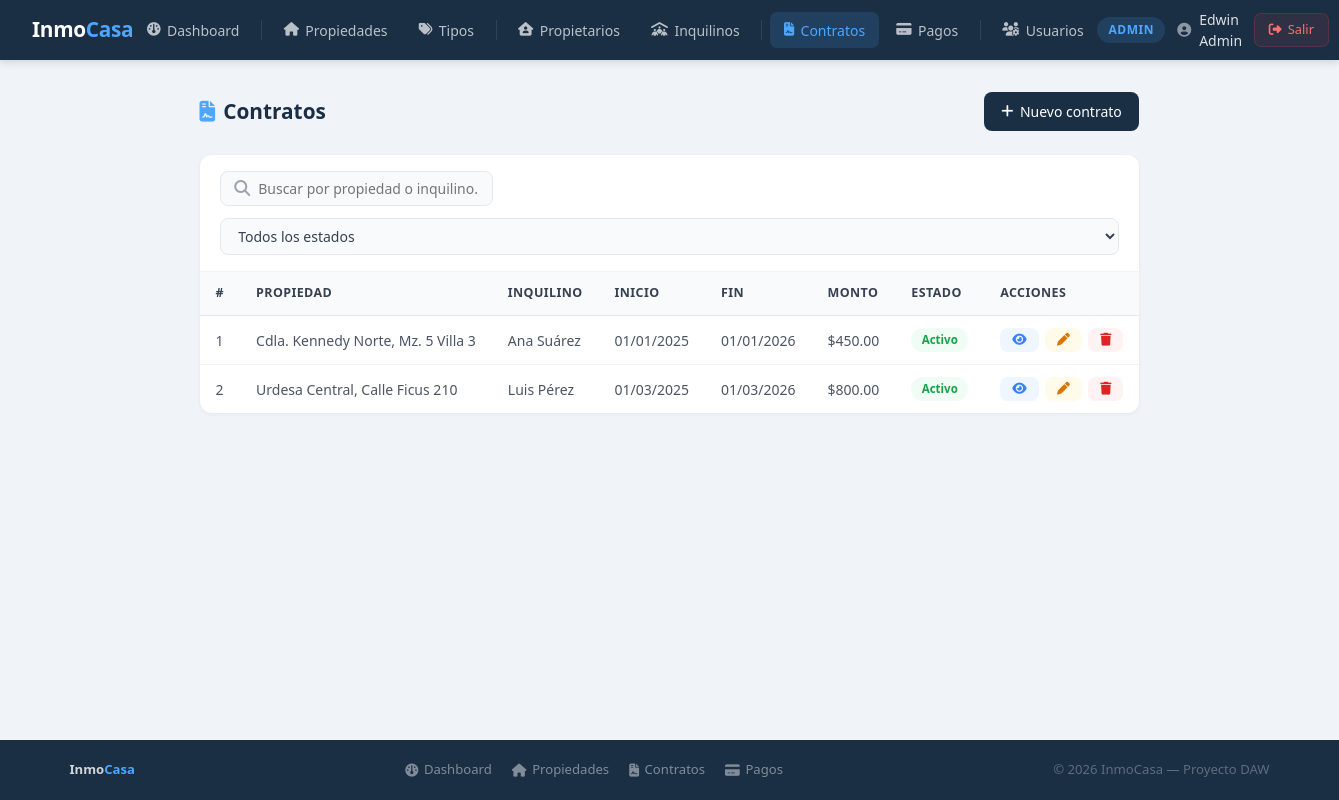
Page /index.php?action=contratos (signed in) on the committed database.
### tables this page shows
CREATE TABLE IF NOT EXISTS contratos (
    id INT AUTO_INCREMENT PRIMARY KEY,
    propiedad_id INT NOT NULL,
    inquilino_id INT NOT NULL,
    fecha_inicio DATE NOT NULL,
    fecha_fin DATE NOT NULL,
    monto_mensual DECIMAL(10,2) NOT NULL,
    estado ENUM('Activo', 'Finalizado', 'Cancelado') DEFAULT 'Activo',
    observaciones TEXT,
    created_at TIMESTAMP DEFAULT CURRENT_TIMESTAMP,
    FOREIGN KEY (propiedad_id) REFERENCES propiedades(id),
    FOREIGN KEY (inquilino_id) REFERENCES inquilinos(id)
);

CREATE TABLE IF NOT EXISTS propiedades (
    id INT AUTO_INCREMENT PRIMARY KEY,
    direccion VARCHAR(200) NOT NULL,
    precio DECIMAL(10,2) NOT NULL,
    metros2 DECIMAL(8,2) NOT NULL,
    descripcion TEXT,
    estado ENUM('Disponible', 'Arrendada', 'En venta', 'Vendida') DEFAULT 'Disponible',
    tipo_id INT NOT NULL,
    propietario_id INT NOT NULL,
    created_at TIMESTAMP DEFAULT CURRENT_TIMESTAMP,
    FOREIGN KEY (tipo_id) REFERENCES tipos_inmueble(id),
    FOREIGN KEY (propietario_id) REFERENCES propietarios(id)
);

CREATE TABLE IF NOT EXISTS inquilinos (
    id INT AUTO_INCREMENT PRIMARY KEY,
    nombre VARCHAR(100) NOT NULL,
    cedula VARCHAR(13) NOT NULL UNIQUE,
    telefono VARCHAR(15),
    email VARCHAR(100) NOT NULL UNIQUE,
    direccion VARCHAR(200),
    referencia VARCHAR(200),
    created_at TIMESTAMP DEFAULT CURRENT_TIMESTAMP
);

### app/controllers/ContratoController.php (called while the page is built, shortened)
<?php
include_once __DIR__ . '/../models/Contrato.php';
class ContratoController {
    private $modelo;
    public function __construct() {
        $this->modelo = new Contrato();
    }
    public function index() {
        $rol = $_SESSION['rol'];
        $propietario_id = $_SESSION['propietario_id'] ?? null;
        $inquilino_id = $_SESSION['inquilino_id'] ?? null;
        if ($rol === 'Admin') {
            $contratos = $this->modelo->obtenerTodos();
        } elseif ($rol === 'Inquilino') {
            $contratos = $this->modelo->obtenerPorInquilino($inquilino_id);
        } elseif ($rol === 'Propietario') {
            $contratos = $this->modelo->obtenerPorPropietario($propietario_id);
        } else {
            header("Location: " . BASE_URL . "?error=acceso_denegado");
            exit();
        }
        include_once __DIR__ . '/../views/contratos/index.php';
    }
}
?>

### config/database.example.php (called while the page is built, shortened)
<?php
class Database{
    private static $conn = null;
    public static function getConexion(){
        if( self::$conn === null){
            try{
                $dsn = 'mysql:host='.DB_HOST .
                ';port='. DB_PORT .
                ';dbname='.DB_NAME .
                ';charset=utf8';
                self::$conn = new PDO($dsn , DB_USER,DB_PASS ,[
                    PDO::ATTR_ERRMODE => PDO::ERRMODE_EXCEPTION,
                    PDO::ATTR_DEFAULT_FETCH_MODE => PDO::FETCH_ASSOC,
                    PDO::ATTR_EMULATE_PREPARES => false,
                ]);
            }catch(PDOException $e){
                die("Error de conexion: ". $e->getMessage());
            }
        }
        return self::$conn;
    }
}
?>

### app/models/Contrato.php (called while the page is built, shortened)
<?php
class Contrato
{
    private $conn;
    public function __construct()
    {
        $this->conn = Database::getConexion();
    }
    public function obtenerTodos()
    {
        try {
            $sql = "SELECT c.* ,
            p.direccion AS propiedad_direccion,
            i.nombre AS nombre_inquilino
            FROM contratos c
            INNER JOIN propiedades p ON c.propiedad_id = p.id
            INNER JOIN inquilinos i ON c.inquilino_id = i.id
            ORDER BY c.created_at DESC ";
            $stmt = $this->conn->prepare($sql);
            $stmt->execute();
            return $stmt->fetchAll();
        } catch (PDOException $e) {
            return ["Exito" => false, "mensaje" => "Error de obtener por id" . $e->getMessage()];
        }
    }
}

### app/views/contratos/index.php (the view, shortened to what this page needs)
<?php include_once __DIR__ . '/../layouts/header.php'; ?>
<?php
$rol = $_SESSION['rol'];
$contratos = $contratos ?? [];
?>
<div class="page-header">
    <div class="page-title"><i class="fa-solid fa-file-contract"></i> Contratos</div>
    <?php if ($rol === 'Admin'): ?>
        <a href="<?= BASE_URL ?>?action=contrato_crear" class="btn btn-primary">
            <i class="fa-solid fa-plus"></i> Nuevo contrato
        </a>
    <?php endif; ?>
</div>
<div class="table-wrap">
    <div class="table-toolbar">
        <div class="search-box">
            <i class="fa-solid fa-magnifying-glass" style="color:#9ca3af"></i>
            <input type="text" id="buscador" placeholder="Buscar por propiedad o inquilino..." onkeyup="filtrarTabla()">
        </div>
        <select class="filter-select" id="filtroEstado" onchange="filtrarTabla()">
            <option value="">Todos los estados</option>
        </select>
    </div>
    <?php if (empty($contratos)): ?>
        <div class="empty-state"><i class="fa-solid fa-file-circle-xmark"></i> No hay contratos registrados</div>
    <?php else: ?>
        <table id="tablaContratos">
            <thead>
                <tr><th>#</th><th>Propiedad</th><th>Inquilino</th><th>Inicio</th><th>Fin</th><th>Monto</th><th>Estado</th><th>Acciones</th></tr>
            </thead>
            <tbody>
                <?php foreach ($contratos as $c): ?>
                <tr>
                    <td><?= $c['id'] ?></td>
                    <td><?= htmlspecialchars($c['propiedad_direccion']) ?></td>
                    <td><?= htmlspecialchars($c['inquilino_nombre'] ?? $c['nombre_inquilino'] ?? '') ?></td>
                    <td><?= date('d/m/Y', strtotime($c['fecha_inicio'])) ?></td>
                    <td><?= date('d/m/Y', strtotime($c['fecha_fin'])) ?></td>
                    <td>$<?= number_format($c['monto_mensual'], 2) ?></td>
                    <td><span class="badge badge-<?= strtolower($c['estado']) ?>"><?= $c['estado'] ?></span></td>
                    <td>
                        <div class="acciones">
                            <a href="<?= BASE_URL ?>?action=contrato_detalle&id=<?= $c['id'] ?>" class="btn btn-sm btn-info"><i class="fa-solid fa-eye"></i></a>
                            <?php if ($rol === 'Admin'): ?>
                                <a href="<?= BASE_URL ?>?action=contrato_editar&id=<?= $c['id'] ?>" class="btn btn-sm btn-warning"><i class="fa-solid fa-pen"></i></a>
                                <a href="<?= BASE_URL ?>?action=contrato_eliminar&id=<?= $c['id'] ?>" class="btn btn-sm btn-danger" onclick="return confirm('¿Eliminar este contrato?')"><i class="fa-solid fa-trash"></i></a>
                            <?php endif; ?>
                        </div>
                    </td>
                </tr>
                <?php endforeach; ?>
            </tbody>
        </table>
    <?php endif; ?>
</div>
<?php include_once __DIR__ . '/../layouts/footer.php'; ?>

### public/css/style.css (style rules this page uses)
*, *::before, *::after { margin: 0; padding: 0; box-sizing: border-box; }
html { font-size: 16px; }
body { font-family: 'Segoe UI', system-ui, -apple-system, sans-serif; background: #f0f4f8; color: #1a2e44; min-height: 100vh; line-height: 1.5; display: flex; flex-direction: column; }
a { color: #4da6ff; text-decoration: none; transition: color 0.2s; }
.btn { display: inline-flex; align-items: center; gap: 0.4rem; padding: 0.55rem 1.1rem; border-radius: 8px; font-size: 0.875rem; font-weight: 500; text-decoration: none; cursor: pointer; border: none; transition: all 0.2s; white-space: nowrap; }
.btn-primary { background: #1a2e44; color: #fff; }
.btn-warning { background: #fffbeb; color: #d97706; }
.btn-danger { background: #fef2f2; color: #dc2626; }
.btn-info { background: #eff6ff; color: #3b82f6; }
.btn-sm { padding: 0.35rem 0.75rem; font-size: 0.8rem; }
.badge { display: inline-block; font-size: 0.72rem; font-weight: 600; padding: 0.2rem 0.65rem; border-radius: 99px; white-space: nowrap; }
.badge-activo { background: #f0fdf4; color: #16a34a; }
.table-wrap { background: #fff; border-radius: 12px; box-shadow: 0 1px 4px rgba(0,0,0,0.06); overflow: hidden; }
.table-toolbar { padding: 1rem 1.25rem; border-bottom: 1px solid #f3f4f6; display: flex; align-items: center; justify-content: space-between; flex-wrap: wrap; gap: 0.75rem; }
table { width: 100%; border-collapse: collapse; font-size: 0.875rem; }
thead { background: #f8fafc; border-bottom: 1px solid #e5e7eb; }
th { padding: 0.75rem 1rem; text-align: left; font-weight: 600; color: #374151; font-size: 0.78rem; text-transform: uppercase; letter-spacing: 0.4px; white-space: nowrap; }
td { padding: 0.75rem 1rem; color: #4b5563; border-bottom: 1px solid #f3f4f6; vertical-align: middle; }
tr:last-child td { border-bottom: none; }
input[type="text"], input[type="email"], input[type="password"], input[type="number"], input[type="date"], select, textarea { width: 100%; padding: 0.65rem 0.9rem; border: 1.5px solid #e5e7eb; border-radius: 8px; font-size: 0.9rem; color: #1a2e44; background: #fafafa; outline: none; transition: border-color 0.2s, background 0.2s; font-family: inherit; }
.search-box { display: flex; align-items: center; gap: 0.5rem; background: #f8fafc; border: 1.5px solid #e5e7eb; border-radius: 8px; padding: 0.45rem 0.85rem; }
.search-box input { border: none; background: none; outline: none; font-size: 0.875rem; color: #1a2e44; width: 220px; padding: 0; }
.filter-select { padding: 0.45rem 0.85rem; border: 1.5px solid #e5e7eb; border-radius: 8px; font-size: 0.875rem; color: #374151; background: #f8fafc; outline: none; cursor: pointer; transition: border-color 0.2s; }
.acciones { display: flex; gap: 0.4rem; flex-wrap: wrap; }
.page-header { display: flex; align-items: center; justify-content: space-between; margin-bottom: 1.5rem; flex-wrap: wrap; gap: 1rem; }
.page-title { font-size: 1.3rem; font-weight: 600; color: #1a2e44; display: flex; align-items: center; gap: 0.5rem; }
.page-title i { color: #4da6ff; }

### app/views/layouts/header.php (style rules this page uses)
* { margin: 0; padding: 0; box-sizing: border-box; }
body { font-family: 'Segoe UI', sans-serif; background: #f0f4f8; min-height: 100vh; display: flex; flex-direction: column; }

### rows in the picture
contratos: id "1", propiedad.direccion "Cdla. Kennedy Norte, Mz. 5 Villa 3", inquilino.nombre "Ana Suárez", fecha_inicio "01/01/2025", fecha_fin "01/01/2026", monto_mensual "450.00", estado "Activo"
contratos: id "2", propiedad.direccion "Urdesa Central, Calle Ficus 210", inquilino.nombre "Luis Pérez", fecha_inicio "01/03/2025", fecha_fin "01/03/2026", monto_mensual "800.00", estado "Activo"

### other values in the picture
$rol "ADMIN"
$nombre "Edwin Admin"
